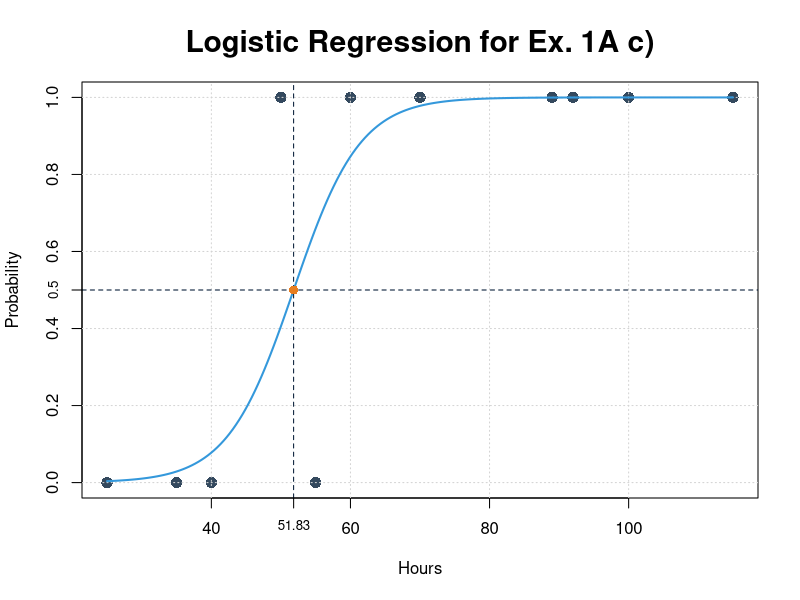

Source code (R):
setwd("C:\\Users\\rysio\\Desktop\\Informatyka\\R\\DataMining\\Project\\Plots")
# --------- Defining data --------------
# x <-> Hours and y <-> Results
x <- c(25, 35, 40, 50, 55, 60, 70, 89, 92, 100, 115)
y <- c(0, 0, 0, 1, 0, 1, 1, 1, 1, 1, 1)

# Defining colors
# --- series 1 ---
col_points <- "#34495E"      # charcoal
col_curve <- "#3498DB"       # light blue
col_threshold <- "#E67E22"   # warm orange
col_grid_05 <- "#001733"     # black with blue accent

# Number of elements
n <- 200

# ---------- Regression ----------------
# Fit logistic regression model
m <- glm(y ~ x, family = binomial)

# Print to summerize model
print(summary(m))
print(exp(coef(m)))

# Create dense x sequence for smooth curve
x_seq <- seq(min(x), max(x), length.out = n)

# Predict probabilities directly
P_smooth <- predict(m, newdata = data.frame(x = x_seq), type = "response")

png('../Plots/plot1Ac.png', width = 1500, height = 1500, res = 150, type = "cairo", bg="white")
# ---------- Plot -------------------
plot(x, y, pch = 16, cex = 1.5, col = col_points,
     xlab = "Hours", ylab = "Probability",
     main = "Logistic Regression for Ex. 1A c)",
     cex.main = 1.8,
     ylim = c(0, 1),
     xlim = c(min(x), max(x)))
grid()

# Coef to extract model coeficients
coefs <- coef(m)

# Calc for x for y = 0.5
x_05 <- -coefs[1] / coefs[2]

lines(x_seq, P_smooth, col = col_curve, lwd = 2)
# Y axis
abline(h = 0.5, col=col_grid_05, lwd = 1, lty = 2)
axis(2, at = 0.5, cex.axis = 0.8)
# X axis
abline(v = x_05, col=col_grid_05, lwd = 1, lty = 2)
axis(1, at = round(x_05, digits = 2), cex.axis = 0.8, padj = -0.4)

points(x_05, 0.5, pch = 16, cex = 1.2, col = col_threshold)
dev.off()
